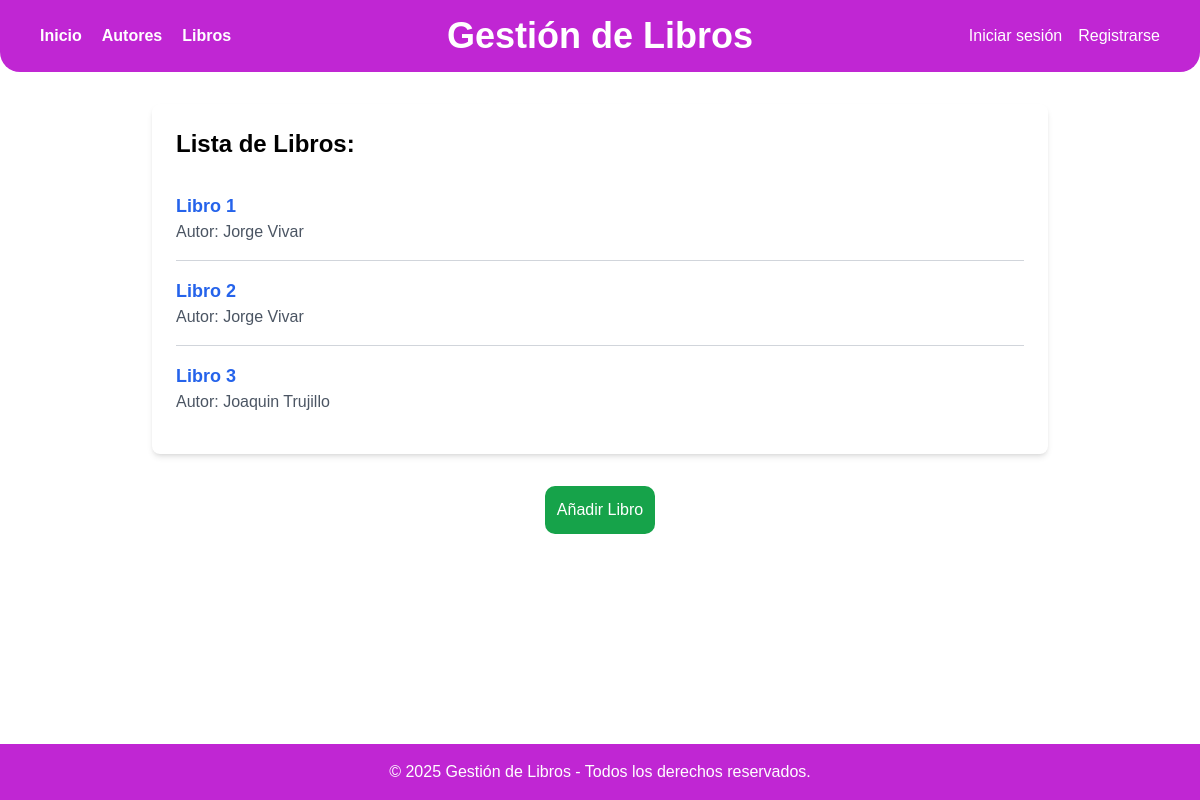
Page /gestion/libros/ on the earlier database version.
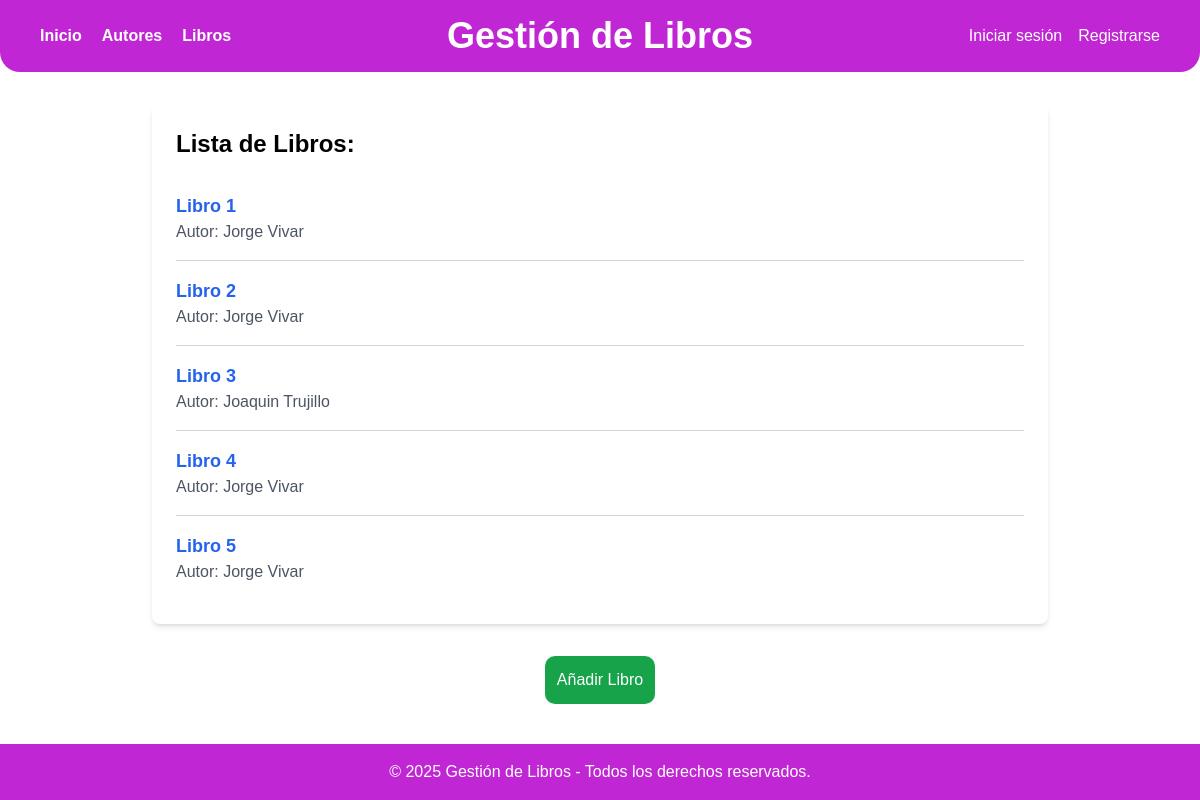
Same page on the later database version.
### myapp/models.py (models this page shows, shortened)
class Libro(models.Model):
    titulo = models.CharField(max_length=100)
    fecha_publi = models.DateField()
    genero = models.CharField(max_length=100)
    isbn = models.CharField(max_length=13,unique=True)
    autor = models.ForeignKey(Autor, on_delete=models.CASCADE)

class Autor(models.Model):
    nombre= models.CharField(max_length=100)
    apellido= models.CharField(max_length=100)
    fecha_nacimiento= models.DateField()

### myapp/views.py (the view)
# urls.py: path('libros/', views.LibroListView.as_view(), name='lista_libros'),
class LibroListView(ListView):
    model = Libro
    template_name = 'lista_libros.html'

### templates/lista_libros.html (shortened to what this page needs)
{% extends 'layouts/base.html' %}
{% block content %}
<h2 class="text-2xl font-bold mb-4">Lista de Libros:</h2>
<ul class="divide-y za divide-gray-300">
    {% for libro in object_list %}
    <li class="py-4">
        <a href="{% url 'detalle_libro' libro.id %}" class="text-lg font-semibold text-blue-600 hover:underline capitalize">
            {{ libro.titulo }}
        </a>
        <p class="text-gray-600 capitalize">Autor: {{ libro.autor.nombre }} {{ libro.autor.apellido }}</p>
    </li>
    {% empty %}
    <p class="text-gray-600">No hay libros disponibles en este momento.</p>
    {% endfor %}
</ul>
{% endblock %}
{% block actions %}
<div class="max-w-4xl mx-auto mt-8 bg-white rounded-lg flex flex-col items-center">
    <a href="{% url 'add_book' %}" class="bg-green-600 p-3 text-white rounded-[10px] hover:bg-green-500">Añadir Libro</a>
</div>
{% endblock %}

### templates/layouts/base.html (shortened to what this page needs)
<!DOCTYPE html>
<html lang="es">
<head>
    <script src="https://cdn.tailwindcss.com"></script>
</head>
<body class="min-h-screen flex flex-col">
    <header class="bg-fuchsia-600 text-white py-4 px-10 flex justify-between items-center rounded-b-[20px]">
        <nav class="flex space-x-5 font-bold">
            <a href="{% url 'index' %}" class="hover:underline">Inicio</a>
            <a href="{% url 'lista_autores' %}" class="hover:underline">Autores</a>
            <a href="{% url 'lista_libros' %}" class="hover:underline">Libros</a>
        </nav>
        <h1 class="text-4xl font-bold text-center flex-1">Gestión de Libros</h1>
        <div class="flex items-center space-x-4">
            {% if user.is_authenticated %}
                <span class="font-semibold">Bienvenido, {{ user.username }}!</span>
                <form action="{% url 'logout' %}" method="post">
                    {% csrf_token %}
                    <button type="submit" class="hover:underline">Cerrar sesión</button>
                </form>
            {% else %}
                <a href="{% url 'login' %}" class="hover:underline">Iniciar sesión</a>
                <a href="{% url 'signup' %}" class="hover:underline">Registrarse</a>
            {% endif %}
        </div>
    </header>
    <main class="flex-1">
        <div class="max-w-4xl mx-auto mt-8 p-6 bg-white rounded-lg shadow-md">
            {% block content %}
            {% endblock %}
        </div>
        <div>
            {% block actions %}
            {% endblock %}
        </div>
    </main>
    <footer class="bg-fuchsia-600 text-white text-center py-4 mt-10">
        © 2025 Gestión de Libros - Todos los derechos reservados.
    </footer>
</body>
</html>

### templates/layouts/base.html (style rules this page uses)
* { font-family: Arial, sans-serif; margin: 0; padding: 0; }

Differences in the rows shown:
added Libro: titulo "Libro 4", autor.nombre "Jorge", autor.apellido "Vivar"
added Libro: titulo "Libro 5", autor.nombre "Jorge", autor.apellido "Vivar"
